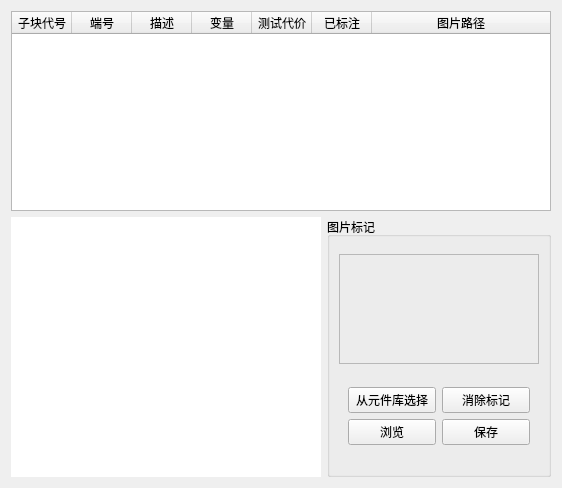
     <widget class="QWidget" name="tab_Term">
      <property name="styleSheet">
       <string notr="true">#tab_Term{background-color: rgba(19, 67, 79, 1);
    border-color: rgba(19, 67, 79, 1);
    border: 0px solid rgba(61, 255, 255,0.4);
    margin: 2px;}</string>
      </property>
      <attribute name="title">
       <string>端口配置</string>
      </attribute>
      <layout class="QVBoxLayout" name="verticalLayoutPortTab">
       <item>
        <widget class="QTableWidget" name="tableTerm">
         <property name="minimumSize">
          <size>
           <width>0</width>
           <height>200</height>
          </size>
         </property>
         <property name="focusPolicy">
          <enum>Qt::NoFocus</enum>
         </property>
         <property name="styleSheet">
          <string notr="true"/>
         </property>
         <property name="editTriggers">
          <set>QAbstractItemView::DoubleClicked</set>
         </property>
         <property name="selectionMode">
          <enum>QAbstractItemView::ExtendedSelection</enum>
         </property>
         <property name="selectionBehavior">
          <enum>QAbstractItemView::SelectRows</enum>
         </property>
         <attribute name="horizontalHeaderDefaultSectionSize">
          <number>60</number>
         </attribute>
         <attribute name="horizontalHeaderStretchLastSection">
          <bool>true</bool>
         </attribute>
         <attribute name="verticalHeaderVisible">
          <bool>false</bool>
         </attribute>
         <column>
          <property name="text">
           <string>子块代号</string>
          </property>
         </column>
         <column>
          <property name="text">
           <string>端号</string>
          </property>
         </column>
         <column>
          <property name="text">
           <string>描述</string>
          </property>
         </column>
         <column>
          <property name="text">
           <string>变量</string>
          </property>
         </column>
         <column>
          <property name="text">
           <string>测试代价</string>
          </property>
         </column>
         <column>
          <property name="text">
           <string>已标注</string>
          </property>
         </column>
         <column>
          <property name="text">
           <string>图片路径</string>
          </property>
         </column>
        </widget>
       </item>
       <item>
        <layout class="QHBoxLayout" name="horizontalLayoutPortViewer">
         <item>
          <widget class="QWidget" name="graphicsWidget_2" native="true">
           <layout class="QGridLayout" name="gridLayout_11">
            <property name="leftMargin">
             <number>0</number>
            </property>
            <property name="topMargin">
             <number>0</number>
            </property>
            <property name="rightMargin">
             <number>0</number>
            </property>
            <property name="bottomMargin">
             <number>0</number>
            </property>
            <property name="spacing">
             <number>0</number>
            </property>
            <item row="0" column="0">
             <widget class="MyGraphicsView" name="graphicsView_Term">
              <property name="sizePolicy">
               <sizepolicy hsizetype="Expanding" vsizetype="Expanding">
                <horstretch>0</horstretch>
                <verstretch>0</verstretch>
               </sizepolicy>
              </property>
              <property name="minimumSize">
               <size>
                <width>310</width>
                <height>260</height>
               </size>
              </property>
              <property name="styleSheet">
               <string notr="true">padding: 0px; border: 0px;</string>
              </property>
              <property name="verticalScrollBarPolicy">
               <enum>Qt::ScrollBarAlwaysOff</enum>
              </property>
              <property name="horizontalScrollBarPolicy">
               <enum>Qt::ScrollBarAlwaysOff</enum>
              </property>
              <property name="sizeAdjustPolicy">
               <enum>QAbstractScrollArea::AdjustIgnored</enum>
              </property>
              <property name="dragMode">
               <enum>QGraphicsView::ScrollHandDrag</enum>
              </property>
              <property name="resizeAnchor">
               <enum>QGraphicsView::AnchorUnderMouse</enum>
              </property>
             </widget>
            </item>
           </layout>
          </widget>
         </item>
         <item>
          <widget class="QGroupBox" name="groupBox_5">
           <property name="title">
            <string>图片标记</string>
           </property>
           <layout class="QGridLayout" name="gridLayout_9">
            <property name="topMargin">
             <number>0</number>
            </property>
            <item row="1" column="0" colspan="2">
             <widget class="QWidget" name="widget_7" native="true">
              <property name="minimumSize">
               <size>
                <width>35</width>
                <height>60</height>
               </size>
              </property>
              <property name="maximumSize">
               <size>
                <width>16777215</width>
                <height>60</height>
               </size>
              </property>
              <layout class="QGridLayout" name="gridLayout_10">
               <property name="topMargin">
                <number>0</number>
               </property>
               <property name="bottomMargin">
                <number>0</number>
               </property>
               <item row="0" column="1">
                <widget class="QPushButton" name="BtnCancelTermSign">
                 <property name="minimumSize">
                  <size>
                   <width>0</width>
                   <height>20</height>
                  </size>
                 </property>
                 <property name="text">
                  <string>消除标记</string>
                 </property>
                </widget>
               </item>
               <item row="0" column="0">
                <widget class="QPushButton" name="BtnFromUnitImage">
                 <property name="minimumSize">
                  <size>
                   <width>0</width>
                   <height>20</height>
                  </size>
                 </property>
                 <property name="text">
                  <string>从元件库选择</string>
                 </property>
                </widget>
               </item>
               <item row="1" column="0">
                <widget class="QPushButton" name="BtnFromDisk">
                 <property name="minimumSize">
                  <size>
                   <width>0</width>
                   <height>20</height>
                  </size>
                 </property>
                 <property name="text">
                  <string>浏览</string>
                 </property>
                </widget>
               </item>
               <item row="1" column="1">
                <widget class="QPushButton" name="BtnSaveTerm">
                 <property name="minimumSize">
                  <size>
                   <width>0</width>
                   <height>20</height>
                  </size>
                 </property>
                 <property name="text">
                  <string>保存</string>
                 </property>
                </widget>
               </item>
              </layout>
             </widget>
            </item>
            <item row="0" column="0" colspan="2">
             <widget class="QFrame" name="frameTag_Term">
              <property name="minimumSize">
               <size>
                <width>200</width>
                <height>110</height>
               </size>
              </property>
              <property name="maximumSize">
               <size>
                <width>200</width>
                <height>110</height>
               </size>
              </property>
              <property name="styleSheet">
               <string notr="true"/>
              </property>
              <property name="frameShape">
               <enum>QFrame::StyledPanel</enum>
              </property>
              <property name="frameShadow">
               <enum>QFrame::Plain</enum>
              </property>
             </widget>
            </item>
           </layout>
          </widget>
         </item>
        </layout>
       </item>
      </layout>
     </widget>
